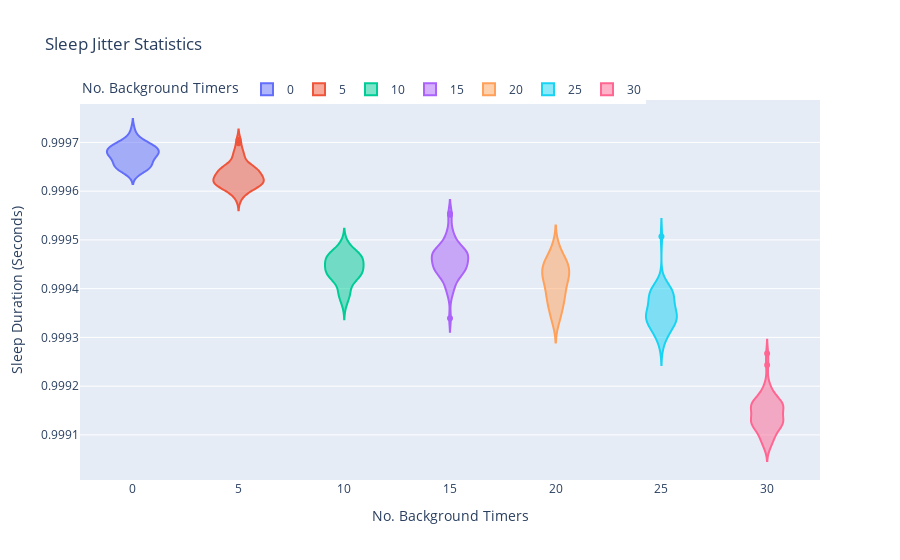

Notebook code cell kept with this figure:
### Code cell
# sleep jitter stats min/max/avg/std

sleep_jitter_stats_fig = px.violin(sleep_jitter, x='background_timers', y='trace',
    # points='all',
    color='background_timers',
    title="Sleep Jitter Statistics",
    labels={
        "trace": "Sleep Duration (Seconds)",
        "background_timers": "No. Background Timers",
    })
sleep_jitter_stats_fig.update_layout(legend=dict(orientation="h",yanchor="bottom",y=0.99))
sleep_jitter_stats_fig.write_html('docs/sleep_jitter_stats.html')
sleep_jitter_stats_fig.show()

### Figure 1 — Plotly figure (JSON) as saved in the notebook; plotly's stock layout.template omitted (floating-point values rounded to 4 significant figures)
{"data": [{"alignmentgroup": "True", "box": {"visible": false}, "hovertemplate": "No. Background Timers=%{x}<br>Sleep Duration (Seconds)=%{y}<extra></extra>", "legendgroup": "0", "marker": {"color": "#636efa"}, "name": "0", "offsetgroup": "0", "orientation": "v", "scalegroup": "True", "showlegend": true, "type": "violin", "x": [0, 0, 0, 0, 0, 0, 0, 0, 0, 0, 0, 0, 0, 0, 0, 0, 0, 0, 0, 0, 0, 0, 0, 0, 0, 0, 0, 0, 0, 0, 0, 0, 0, 0, 0, 0, 0, 0, 0, 0, 0, 0, 0, 0, 0, 0, 0, 0, 0, 0, 0, 0, 0, 0, 0, 0, 0, 0], "x0": " ", "xaxis": "x", "y": [0.9997, 0.9997, 0.9997, 0.9997, 0.9997, 0.9997, 0.9997, 0.9997, 0.9997, 0.9996, 0.9996, 0.9997, 0.9997, 0.9997, 0.9997, 0.9997, 0.9997, 0.9997, 0.9997, 0.9997, 0.9996, 0.9997, 0.9997, 0.9997, 0.9997, 0.9997, 0.9997, 0.9997, 0.9997, 0.9996, 0.9996, 0.9997, 0.9997, 0.9997, 0.9997, 0.9997, 0.9997, 0.9997, 0.9997, 0.9996, 0.9996, 0.9996, 0.9997, 0.9997, 0.9997, 0.9997, 0.9997, 0.9997, 0.9997, 0.9997, 0.9997, 0.9997, 0.9997, 0.9997, 0.9996, 0.9996, 0.9997, 0.9997], "y0": " ", "yaxis": "y"}, {"alignmentgroup": "True", "box": {"visible": false}, "hovertemplate": "No. Background Timers=%{x}<br>Sleep Duration (Seconds)=%{y}<extra></extra>", "legendgroup": "5", "marker": {"color": "#EF553B"}, "name": "5", "offsetgroup": "5", "orientation": "v", "scalegroup": "True", "showlegend": true, "type": "violin", "x": [5, 5, 5, 5, 5, 5, 5, 5, 5, 5, 5, 5, 5, 5, 5, 5, 5, 5, 5, 5, 5, 5, 5, 5, 5, 5, 5, 5, 5, 5, 5, 5, 5, 5, 5, 5, 5, 5, 5, 5, 5, 5, 5, 5, 5, 5, 5, 5, 5, 5, 5, 5, 5, 5, 5, 5, 5, 5], "x0": " ", "xaxis": "x", "y": [0.9997, 0.9996, 0.9997, 0.9997, 0.9997, 0.9996, 0.9996, 0.9996, 0.9996, 0.9997, 0.9997, 0.9996, 0.9997, 0.9997, 0.9996, 0.9997, 0.9996, 0.9996, 0.9996, 0.9996, 0.9996, 0.9996, 0.9996, 0.9996, 0.9996, 0.9996, 0.9996, 0.9996, 0.9996, 0.9996, 0.9996, 0.9996, 0.9996, 0.9996, 0.9996, 0.9996, 0.9997, 0.9996, 0.9996, 0.9996, 0.9996, 0.9996, 0.9996, 0.9996, 0.9996, 0.9996, 0.9996, 0.9996, 0.9996, 0.9996, 0.9996, 0.9996, 0.9996, 0.9996, 0.9996, 0.9996, 0.9997, 0.9996], "y0": " ", "yaxis": "y"}, {"alignmentgroup": "True", "box": {"visible": false}, "hovertemplate": "No. Background Timers=%{x}<br>Sleep Duration (Seconds)=%{y}<extra></extra>", "legendgroup": "10", "marker": {"color": "#00cc96"}, "name": "10", "offsetgroup": "10", "orientation": "v", "scalegroup": "True", "showlegend": true, "type": "violin", "x": [10, 10, 10, 10, 10, 10, 10, 10, 10, 10, 10, 10, 10, 10, 10, 10, 10, 10, 10, 10, 10, 10, 10, 10, 10, 10, 10, 10, 10, 10, 10, 10, 10, 10, 10, 10, 10, 10, 10, 10, 10, 10, 10, 10, 10, 10, 10, 10, 10, 10, 10, 10, 10, 10, 10, 10, 10, 10], "x0": " ", "xaxis": "x", "y": [0.9995, 0.9995, 0.9995, 0.9995, 0.9994, 0.9995, 0.9995, 0.9995, 0.9994, 0.9994, 0.9995, 0.9995, 0.9995, 0.9994, 0.9994, 0.9994, 0.9994, 0.9994, 0.9994, 0.9994, 0.9994, 0.9994, 0.9994, 0.9994, 0.9994, 0.9994, 0.9994, 0.9994, 0.9994, 0.9994, 0.9994, 0.9994, 0.9995, 0.9994, 0.9995, 0.9994, 0.9995, 0.9995, 0.9994, 0.9995, 0.9995, 0.9994, 0.9995, 0.9995, 0.9995, 0.9994, 0.9995, 0.9994, 0.9994, 0.9995, 0.9994, 0.9994, 0.9995, 0.9994, 0.9994, 0.9994, 0.9995, 0.9995], "y0": " ", "yaxis": "y"}, {"alignmentgroup": "True", "box": {"visible": false}, "hovertemplate": "No. Background Timers=%{x}<br>Sleep Duration (Seconds)=%{y}<extra></extra>", "legendgroup": "15", "marker": {"color": "#ab63fa"}, "name": "15", "offsetgroup": "15", "orientation": "v", "scalegroup": "True", "showlegend": true, "type": "violin", "x": [15, 15, 15, 15, 15, 15, 15, 15, 15, 15, 15, 15, 15, 15, 15, 15, 15, 15, 15, 15, 15, 15, 15, 15, 15, 15, 15, 15, 15, 15, 15, 15, 15, 15, 15, 15, 15, 15, 15, 15, 15, 15, 15, 15, 15, 15, 15, 15, 15, 15, 15, 15, 15, 15, 15, 15, 15, 15], "x0": " ", "xaxis": "x", "y": [0.9994, 0.9994, 0.9994, 0.9994, 0.9994, 0.9994, 0.9994, 0.9995, 0.9995, 0.9995, 0.9995, 0.9995, 0.9995, 0.9994, 0.9994, 0.9995, 0.9995, 0.9994, 0.9995, 0.9995, 0.9995, 0.9995, 0.9995, 0.9995, 0.9995, 0.9995, 0.9994, 0.9995, 0.9995, 0.9995, 0.9995, 0.9995, 0.9995, 0.9995, 0.9996, 0.9994, 0.9995, 0.9995, 0.9994, 0.9994, 0.9994, 0.9994, 0.9994, 0.9994, 0.9995, 0.9993, 0.9995, 0.9994, 0.9994, 0.9995, 0.9994, 0.9995, 0.9995, 0.9996, 0.9994, 0.9994, 0.9994, 0.9995], "y0": " ", "yaxis": "y"}, {"alignmentgroup": "True", "box": {"visible": false}, "hovertemplate": "No. Background Timers=%{x}<br>Sleep Duration (Seconds)=%{y}<extra></extra>", "legendgroup": "20", "marker": {"color": "#FFA15A"}, "name": "20", "offsetgroup": "20", "orientation": "v", "scalegroup": "True", "showlegend": true, "type": "violin", "x": [20, 20, 20, 20, 20, 20, 20, 20, 20, 20, 20, 20, 20, 20, 20, 20, 20, 20, 20, 20, 20, 20, 20, 20, 20, 20, 20, 20, 20, 20, 20, 20, 20, 20, 20, 20, 20, 20, 20, 20, 20, 20, 20, 20, 20, 20, 20, 20, 20, 20, 20, 20, 20, 20, 20, 20, 20, 20], "x0": " ", "xaxis": "x", "y": [0.9995, 0.9995, 0.9995, 0.9995, 0.9994, 0.9994, 0.9994, 0.9994, 0.9994, 0.9994, 0.9994, 0.9994, 0.9994, 0.9995, 0.9994, 0.9994, 0.9994, 0.9994, 0.9994, 0.9995, 0.9994, 0.9995, 0.9995, 0.9994, 0.9995, 0.9995, 0.9995, 0.9994, 0.9994, 0.9994, 0.9995, 0.9993, 0.9994, 0.9994, 0.9995, 0.9994, 0.9994, 0.9994, 0.9994, 0.9995, 0.9993, 0.9994, 0.9994, 0.9994, 0.9994, 0.9993, 0.9994, 0.9994, 0.9994, 0.9994, 0.9994, 0.9994, 0.9994, 0.9993, 0.9994, 0.9994, 0.9994, 0.9994], "y0": " ", "yaxis": "y"}, {"alignmentgroup": "True", "box": {"visible": false}, "hovertemplate": "No. Background Timers=%{x}<br>Sleep Duration (Seconds)=%{y}<extra></extra>", "legendgroup": "25", "marker": {"color": "#19d3f3"}, "name": "25", "offsetgroup": "25", "orientation": "v", "scalegroup": "True", "showlegend": true, "type": "violin", "x": [25, 25, 25, 25, 25, 25, 25, 25, 25, 25, 25, 25, 25, 25, 25, 25, 25, 25, 25, 25, 25, 25, 25, 25, 25, 25, 25, 25, 25, 25, 25, 25, 25, 25, 25, 25, 25, 25, 25, 25, 25, 25, 25, 25, 25, 25, 25, 25, 25, 25, 25, 25, 25, 25, 25, 25, 25, 25], "x0": " ", "xaxis": "x", "y": [0.9994, 0.9994, 0.9994, 0.9994, 0.9994, 0.9994, 0.9994, 0.9994, 0.9994, 0.9994, 0.9994, 0.9994, 0.9993, 0.9994, 0.9994, 0.9994, 0.9994, 0.9994, 0.9993, 0.9993, 0.9993, 0.9993, 0.9994, 0.9993, 0.9993, 0.9993, 0.9993, 0.9993, 0.9993, 0.9993, 0.9994, 0.9993, 0.9993, 0.9993, 0.9993, 0.9993, 0.9994, 0.9994, 0.9995, 0.9993, 0.9994, 0.9994, 0.9994, 0.9994, 0.9994, 0.9994, 0.9993, 0.9993, 0.9994, 0.9993, 0.9993, 0.9993, 0.9993, 0.9993, 0.9993, 0.9993, 0.9993, 0.9993], "y0": " ", "yaxis": "y"}, {"alignmentgroup": "True", "box": {"visible": false}, "hovertemplate": "No. Background Timers=%{x}<br>Sleep Duration (Seconds)=%{y}<extra></extra>", "legendgroup": "30", "marker": {"color": "#FF6692"}, "name": "30", "offsetgroup": "30", "orientation": "v", "scalegroup": "True", "showlegend": true, "type": "violin", "x": [30, 30, 30, 30, 30, 30, 30, 30, 30, 30, 30, 30, 30, 30, 30, 30, 30, 30, 30, 30, 30, 30, 30, 30, 30, 30, 30, 30, 30, 30, 30, 30, 30, 30, 30, 30, 30, 30, 30, 30, 30, 30, 30, 30, 30, 30, 30, 30, 30, 30, 30, 30, 30, 30, 30, 30, 30, 30], "x0": " ", "xaxis": "x", "y": [0.9992, 0.9992, 0.9992, 0.9992, 0.9992, 0.9991, 0.9992, 0.9992, 0.9991, 0.9992, 0.9992, 0.9991, 0.9992, 0.9992, 0.9993, 0.9991, 0.9992, 0.9992, 0.9992, 0.9992, 0.9992, 0.9991, 0.9991, 0.9991, 0.9991, 0.9991, 0.9991, 0.9991, 0.9991, 0.9991, 0.9991, 0.9991, 0.9991, 0.9991, 0.9991, 0.9991, 0.9991, 0.9992, 0.9991, 0.9991, 0.9991, 0.9992, 0.9992, 0.9991, 0.9992, 0.9992, 0.9992, 0.9992, 0.9991, 0.9991, 0.9991, 0.9991, 0.9991, 0.9991, 0.9991, 0.9992, 0.9992, 0.9991], "y0": " ", "yaxis": "y"}], "layout": {"legend": {"orientation": "h", "title": {"text": "No. Background Timers"}, "tracegroupgap": 0, "y": 0.99, "yanchor": "bottom"}, "title": {"text": "Sleep Jitter Statistics"}, "violinmode": "overlay", "xaxis": {"anchor": "y", "categoryarray": [0, 5, 10, 15, 20, 25, 30], "categoryorder": "array", "domain": [0, 1], "title": {"text": "No. Background Timers"}}, "yaxis": {"anchor": "x", "domain": [0, 1], "title": {"text": "Sleep Duration (Seconds)"}}}}
